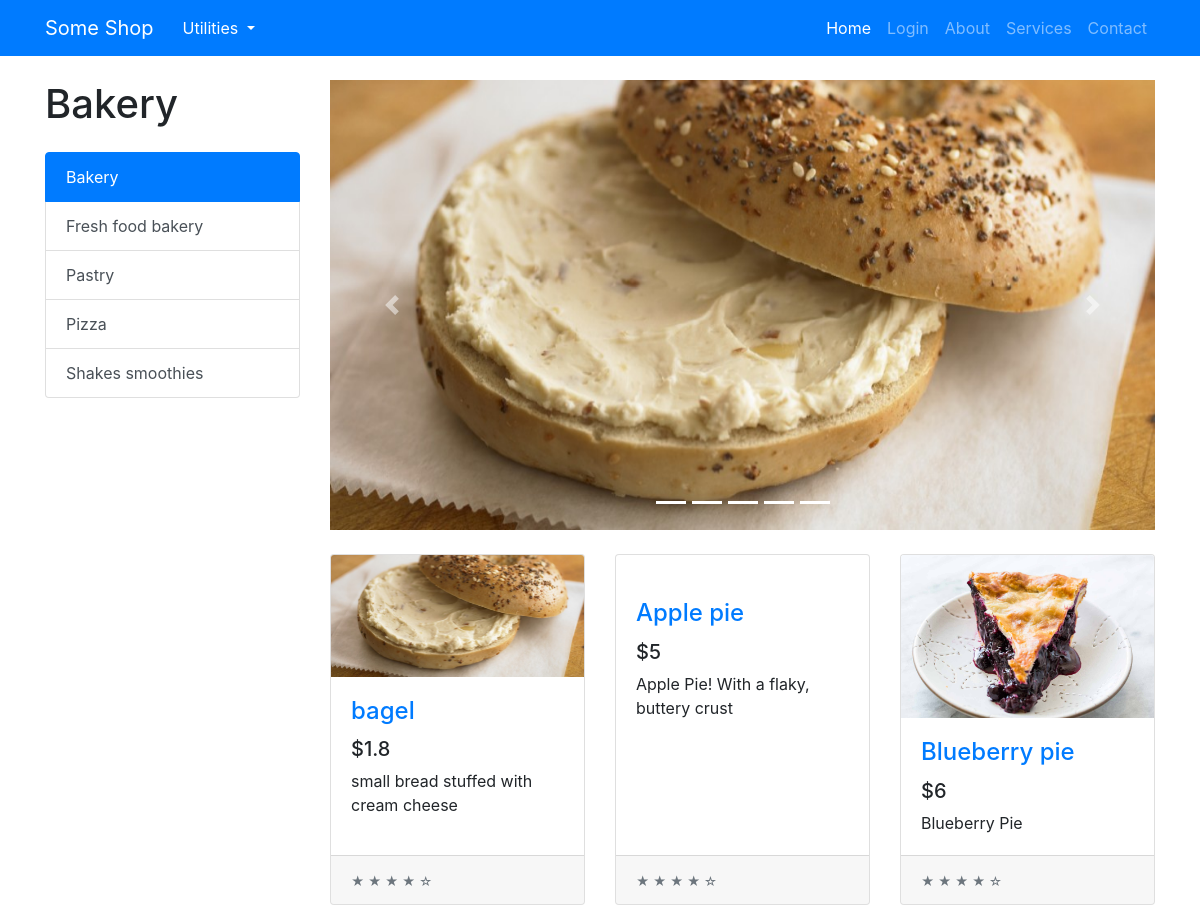
The app's page /categories/bakery (upper part), older data.
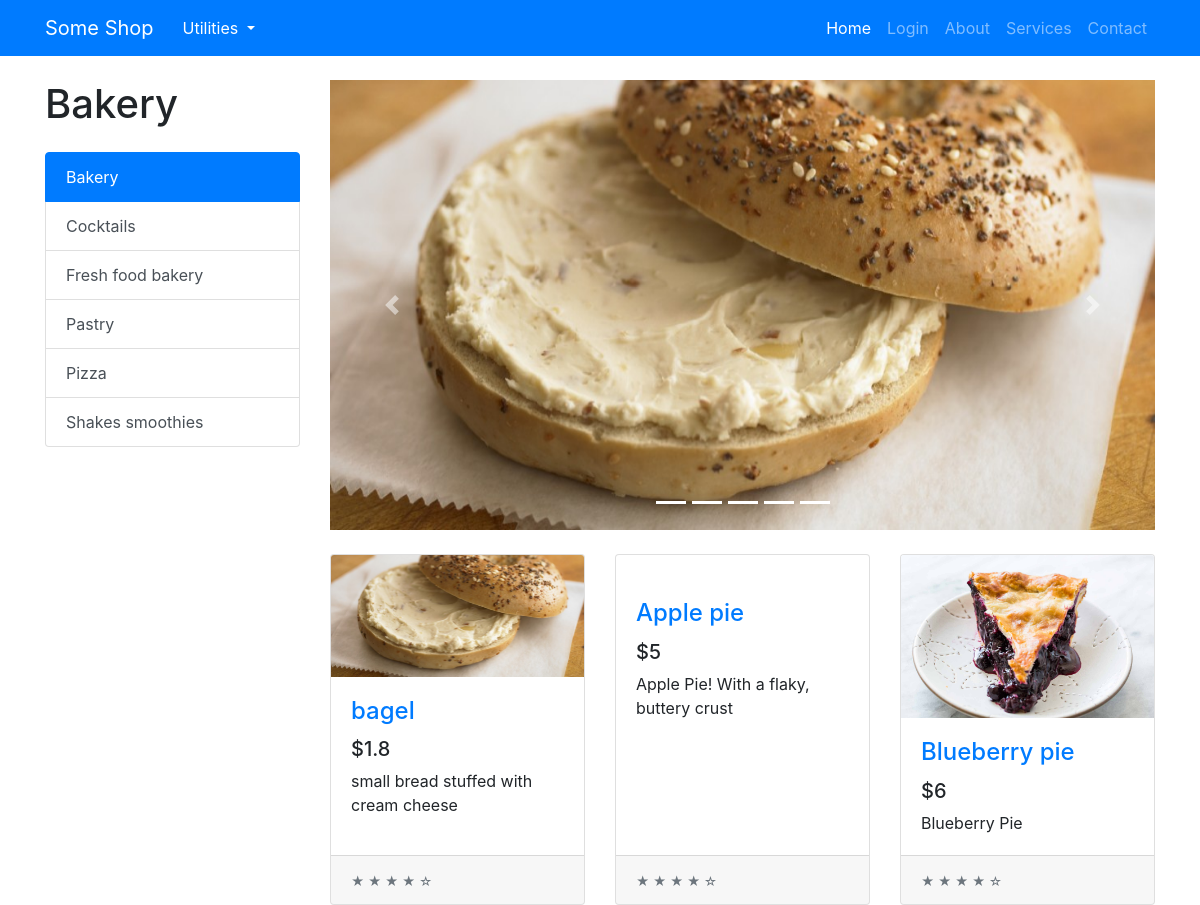
The same page, newer data.
### tables this page shows
CREATE TABLE PRODUCT (ID VARCHAR, NAME VARCHAR, PRICE INTEGER, DESCRIPTION TEXT, IMAGE TEXT, TAGS TEXT, SCORE REAL);

### app.py (the view)
@app.route("/categories/<category>")
def categories(category):
    products = get_products_by_tag(category)
    tags = get_product_tags()
    return render_template("index.html",
                            products=products,
                            tags=tags,
                            category=category,
                            chosen_products=products[:5],
                            os=os,
                            len=len,
                            range=range,
                            enumerate=enumerate)

### common/database.py (called while the page is built)
    @classmethod
    def get_all_products(cls):
        cursor = cls.DATABASE.execute("SELECT * FROM PRODUCT ORDER BY SCORE DESC")
        returned_data = cursor.fetchall()
        if not returned_data:
            return None
        data = []
        for item in returned_data:
            d = {}
            for i, field in enumerate(cls.PRODUCT_FIELDS):
                d[field.lower()] = item[i]
            data.append(d)
        return data

    @classmethod
    def get_products_by_tag(cls, tag):
        cursor = cls.DATABASE.execute("SELECT * FROM PRODUCT WHERE TAGS LIKE ? ORDER BY SCORE DESC", (f"%{tag}%",))
        returned_data = cursor.fetchall()
        if not returned_data:
            return None
        data = []
        for item in returned_data:
            d = {}
            for i, field in enumerate(cls.PRODUCT_FIELDS):
                d[field.lower()] = item[i]
            data.append(d)
        return data

    @classmethod
    def get_product_tags(cls):
        data = cls.get_all_products()
        return sorted({ d['tags'] for d in data })

### models/products/product.py (called while the page is built)
def get_product_tags():
    return Database.get_product_tags()

def get_products_by_tag(tag):
    products = Database.get_products_by_tag(tag)
    if products:
        return [ Product(**product) for product in products ]
    else:
        return []

### templates/index.html (shortened to what this page needs)
{% extends "base.html" %}
{% block content %}
<div class="container">
    <div class="row">
        <div class="col-lg-3">
            <h1 class="my-4">
                {% if category %}
                {{category.replace("_", " ").capitalize()}}
                {% else %}
                Categories
                {% endif %}
            </h1>
            <div class="list-group" id="list-tab" role="tablist">
                {% for tag in tags %}
                {% if category == tag %}
                <a class="list-group-item list-group-item-action active" href="{{url_for('categories', category=tag)}}"
                    aria-controls="home">{{tag.replace("_", " ").capitalize()}}</a>
                {% else %}
                <a class="list-group-item list-group-item-action" href="{{url_for('categories', category=tag)}}"
                    aria-controls="home">{{tag.replace("_", " ").capitalize()}}</a>
                {% endif %}
                {% endfor %}
            </div>
        </div>
        <div class="col-lg-9">
            <div id="carouselExampleIndicators" class="carousel slide my-4" data-ride="carousel">
                <ol class="carousel-indicators">
                    {% for i in range(len(chosen_products)) %}
                    <li data-target="#carouselExampleIndicators" data-slide-to="{{i}}" class="active"></li>
                    {% endfor %}
                </ol>
                <div class="carousel-inner" role="listbox">
                    {% for i, product in enumerate(chosen_products) %}
                        {% if i == 0 %}
                        <div class="carousel-item active">
                        {% else %}
                        <div class="carousel-item">
                            {% endif %}
                            <a href="{{url_for('product.product', product_id=product.id)}}">
                                <img class="d-block img-fluid carousel-img"
                                    src="{{url_for('static', filename='img/products/{}'.format(os.path.basename(product.image)))}}"
                                    alt="slide">
                            </a>
                        </div>
                        {% endfor %}
                    </div>
                    <a class="carousel-control-prev" href="#carouselExampleIndicators" role="button" data-slide="prev">
                        <span class="carousel-control-prev-icon" aria-hidden="true"></span>
                    </a>
                    <a class="carousel-control-next" href="#carouselExampleIndicators" role="button" data-slide="next">
                        <span class="carousel-control-next-icon" aria-hidden="true"></span>
                    </a>
                </div>
                <div class="row">
                    {% for product in products %}
                    <div class="col-lg-4 col-md-6 mb-4">
                        <div class="card h-100">
                            <a href="{{url_for('product.product', product_id=product.id)}}"><img class="card-img-top"
                                    src="{{url_for('static', filename='img/products/{}'.format(os.path.basename(product.image)))}}"
                                    alt=""></a>
                            <div class="card-body">
                                <h4 class="card-title">
                                    <a href="{{url_for('product.product', product_id=product.id)}}">{{product.name}}</a>
                                </h4>
                                <h5>${{product.price}}</h5>
                                <p class="card-text">{{product.description}}</p>
                            </div>
                            <div class="card-footer">
                                <small class="text-muted">&#9733; &#9733; &#9733; &#9733; &#9734;</small>
                            </div>
                        </div>
                    </div>
                    {% endfor %}
                </div>
            </div>
        </div>
    </div>
    {% endblock content %}

### templates/base.html (shortened to what this page needs)
<!doctype html>
<html>
<head>
    <link rel="stylesheet" href="{{url_for('static', filename='css/shop-homepage.css')}}">
    <link rel="stylesheet" href="{{url_for('static', filename='css/bootstrap.min.css')}}">
</head>
<body>
    <nav class="navbar navbar-expand-lg navbar-dark bg-primary fixed-top">
        <div class="container">
            <a class="navbar-brand" href="#">Some Shop</a>
            <div class="dropdown">
                <button class="btn btn-primary dropdown-toggle" type="button" id="dropdownMenu2" data-toggle="dropdown"
                    aria-haspopup="true" aria-expanded="false">
                    Utilities
                </button>
            </div>
            <div class="collapse navbar-collapse" id="navbarResponsive">
                <ul class="navbar-nav ml-auto">
                    <li class="nav-item active">
                        <a class="nav-link" href="{{url_for('home')}}">Home
                        </a>
                    </li>
                    {% if not session['email'] %}
                    <li class="nav-item">
                        <a class="nav-link" href="{{url_for('user.login')}}">Login</a>
                    </li>
                    {% else %}
                    <li class="nav-item">
                        <a class="nav-link" href="{{url_for('user.logout')}}">Logout</a>
                    </li>
                    {% endif %}
                    <li class="nav-item">
                        <a class="nav-link" href="#">About</a>
                    </li>
                    <li class="nav-item">
                        <a class="nav-link" href="#">Services</a>
                    </li>
                    <li class="nav-item">
                        <a class="nav-link" href="#">Contact</a>
                    </li>
                </ul>
            </div>
        </div>
    </nav>
    {% block content %}
    {% endblock content %}
</body>
</html>

### static/css/shop-homepage.css (style rules this page uses)
body { padding-top: 56px; }

### templates/index.html (style rules this page uses)
.carousel-img { width: 900px; height: 450px; }

Row changes from the older to the newer data that the page shows:
added PRODUCT: replace "Cocktails", shown under "Bakery"
